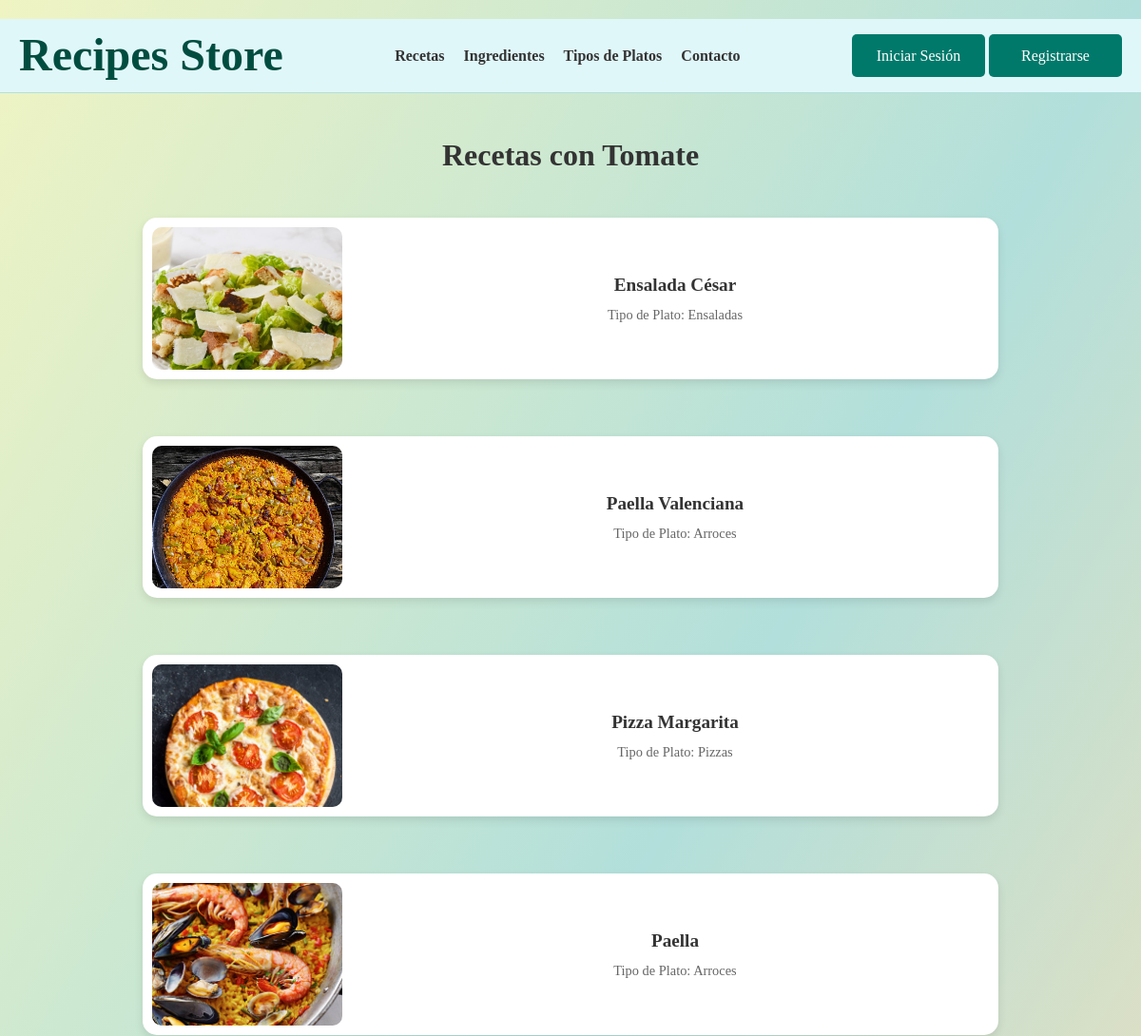
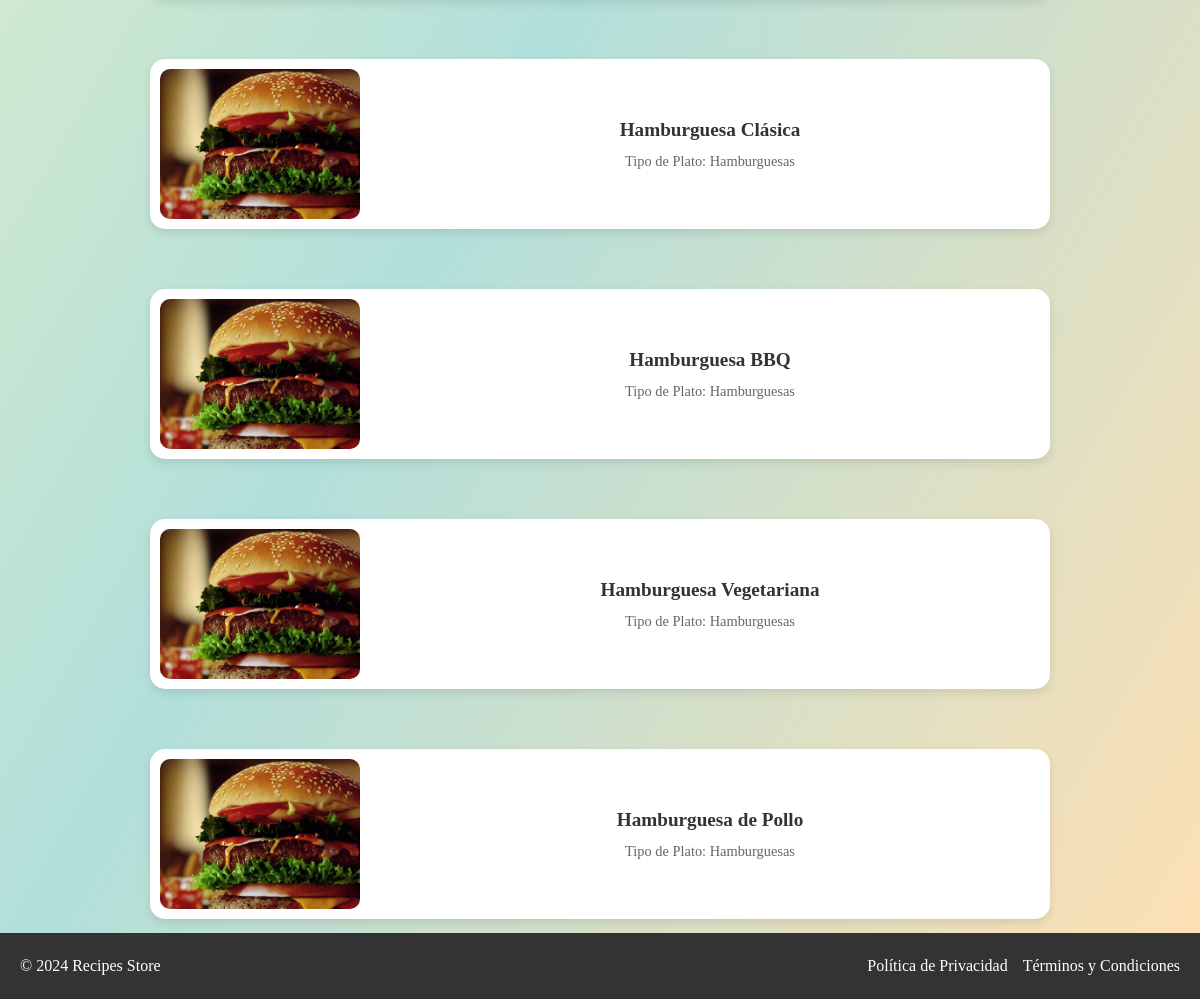
Screenshot of /ingredientes/1/recetas/ with the database file from the repository (2 pictures, top to bottom).
### appRecetario/models.py (models this page shows, shortened)
class Ingrediente(models.Model):
    nombre = models.CharField(max_length=100)
    categoria = models.CharField(max_length=100)
    descripcion = models.TextField(blank=True, null=True)
    imagen = models.ImageField(upload_to='ingredientes/', blank=True, null=True)

class Receta(models.Model):
    nombre = models.CharField(max_length=100)
    tipo_plato = models.ForeignKey('TipoPlato', on_delete=models.CASCADE)
    ingredientes = models.ManyToManyField('Ingrediente')
    imagen = models.ImageField(upload_to='recetas/', blank=True, null=True)
    descripcion = models.TextField(blank=True, null=True)
    proceso = models.TextField(null=True, blank=True)

class TipoPlato(models.Model):
    nombre = models.CharField(max_length=100)
    descripcion = models.TextField()
    imagen = models.ImageField(upload_to='tipoPlato/', blank=True, null=True)

### appRecetario/views.py (the view)
# urls.py: path('ingredientes/<int:ingrediente_id>/recetas/', views.recetas_por_ingrediente, name='recetas_por_ingrediente'),
def recetas_por_ingrediente(request, ingrediente_id):
    ingrediente = get_object_or_404(Ingrediente, id=ingrediente_id)
    recetas = Receta.objects.filter(ingredientes__nombre__icontains=ingrediente.nombre)
    context = {
        'ingrediente': ingrediente,
        'recetas': recetas
    }
    return render(request, 'recetas_por_ingrediente.html', context)

### appRecetario/templates/recetas_por_ingrediente.html (shortened to what this page needs)
{% extends 'base.html' %}
{% load static %}
{% block extrastyle %}
<link rel="stylesheet" href="{% static 'styleRecetasPorIngrediente.css' %}">
{% endblock %}
{% block contenido %}
<h2>Recetas con {{ ingrediente.nombre }}</h2>
<div class="recipes-container">
    {% if recetas %}
        {% for receta in recetas %}
            <a href="{% url 'detail_receta' receta.id %}" class="recipe-card">
                <div class="image-wrapper">
                    <img src="{{ receta.imagen.url }}" alt="{{ receta.nombre }}" class="recipe-image">
                </div>
                <div class="recipe-info">
                    <h3>{{ receta.nombre }}</h3>
                    <p class="recipe-type">Tipo de Plato: {{ receta.tipo_plato.nombre }}</p>
                </div>
            </a>
        {% endfor %}
    {% else %}
        <p>No hay recetas disponibles con este ingrediente.</p>
    {% endif %}
</div>
{% endblock %}

### appRecetario/static/style.css (style rules this page uses)
* { margin: 0; padding: 0; box-sizing: border-box; font-family: 'Georgia', serif; }
body { background-color: #F8F8F8; color: #333; line-height: 1.6; }
.main-content h2 { font-size: 2em; margin-bottom: 20px; color: #333; }
.recipes-container { display: grid; grid-template-columns: repeat(auto-fit, minmax(250px, 1fr)); gap: 20px; }
.recipe-card { background-color: #fff; border-radius: 8px; overflow: hidden; box-shadow: 0 4px 8px rgba(0, 0, 0, 0.1); transition: transform 0.3s ease; }
.recipe-card img { width: 100%; height: 200px; object-fit: cover; }
.recipe-info { padding: 15px; text-align: center; }
.recipe-info h3 { font-size: 1.2em; margin-bottom: 10px; color: #333; }
.recipe-info p { font-size: 0.9em; color: #666; }
body { background: linear-gradient(to bottom right, #f0f4c3, #b2dfdb, #ffe0b2); padding: 20px 0; }

### appRecetario/static/styleRecetasPorIngrediente.css (style rules this page uses)
.recipes-container { display: flex; flex-wrap: wrap; gap: 20px; justify-content: center; }
.recipe-card { display: flex; align-items: center; justify-content: flex-start; width: 80%; max-width: 900px; padding: 10px; margin: 20px auto; border-radius: 15px; box-shadow: 0 4px 10px rgba(0, 0, 0, 0.1); background-color: #fff; text-decoration: none; color: #333; transition: transform 0.2s; }
.image-wrapper { flex-shrink: 0; width: 200px; height: 150px; overflow: hidden; border-radius: 10px; }
.recipe-image { width: 100%; height: 100%; object-fit: cover; }
.recipe-info { margin-left: 20px; flex: 1; }
.recipe-info h3 { margin: 0; font-size: 1.2em; }
.recipe-type { margin-top: 5px; color: #666; font-size: 0.9em; }

### rows the page displays
Ingrediente: nombre "Tomate"
Receta: imagen (picture), nombre "Ensalada César", tipo_plato.nombre "Ensaladas"
Receta: imagen (picture), nombre "Paella Valenciana", tipo_plato.nombre "Arroces"
Receta: imagen (picture), nombre "Pizza Margarita", tipo_plato.nombre "Pizzas"
Receta: imagen (picture), nombre "Paella", tipo_plato.nombre "Arroces"
Receta: imagen (picture), nombre "Hamburguesa Clásica", tipo_plato.nombre "Hamburguesas"
Receta: imagen (picture), nombre "Hamburguesa BBQ", tipo_plato.nombre "Hamburguesas"
Receta: imagen (picture), nombre "Hamburguesa Vegetariana", tipo_plato.nombre "Hamburguesas"
Receta: imagen (picture), nombre "Hamburguesa de Pollo", tipo_plato.nombre "Hamburguesas"
